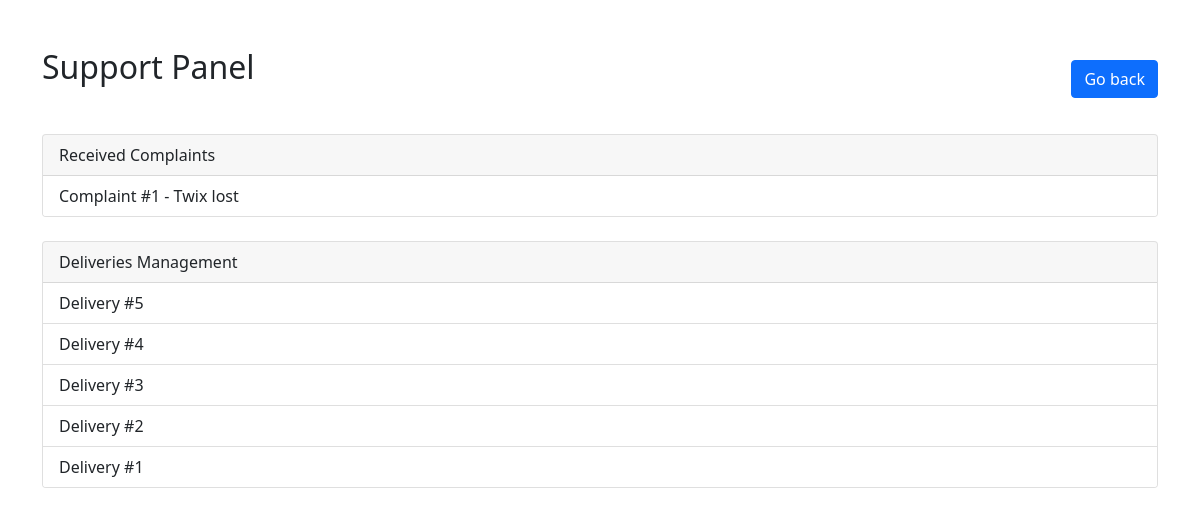
/support_dashboard/ (signed in), run on an earlier commit of the app's database.
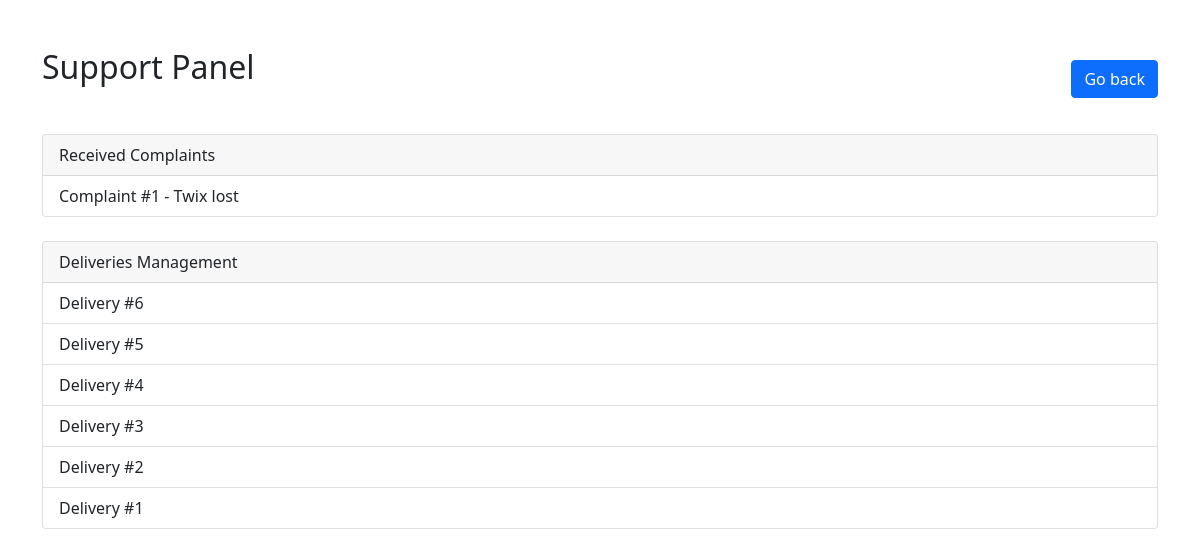
And on a later commit of the database.
### shop/models.py (models this page shows, shortened)
class Complaint(models.Model):
    title = CharField(max_length=255)
    description = TextField(null=False, blank=False)
    attachment = FileField(upload_to='complaints/', null=True, blank=True)
    submission_date = DateTimeField(auto_now_add=True)
    resolution_date = DateTimeField(null=True, blank=True)
    resolution = TextField(null=True, blank=True)
    complaint_type = ForeignKey(ComplaintType, on_delete=models.CASCADE)
    client = ForeignKey(Client, on_delete=models.CASCADE)
    worker = ForeignKey(Worker, on_delete=models.CASCADE, null=True, blank=True)
    order = ForeignKey(Order, on_delete=models.CASCADE, null=True, blank=True)
    def get_absolute_url(self):  # used in templates to generate redirect url which will be handled in views
        return reverse('complaint', kwargs={'c_id': self.pk})

class Delivery(models.Model):
    planned_time = DateTimeField()
    arrived_time = DateTimeField(null=True, blank=True)
    order = OneToOneField(Order, on_delete=models.CASCADE, related_name='delivery')
    deliverer = ForeignKey(Worker, null=True, blank=True, on_delete=models.CASCADE, related_name='deliveries')
    address = ForeignKey(Address, on_delete=models.CASCADE)
    delivery_leave_place = ForeignKey(DeliveryLeavePlace, on_delete=models.CASCADE)
    delivery_stage = ForeignKey(DeliveryStage, on_delete=models.CASCADE, default=1)
    def get_absolute_url(self):  # used in templates to generate redirect url which will be handled in views
        return reverse('delivery', kwargs={'d_id': self.pk})

### shop/views/workers.py (the view)
# urls.py: path('support_dashboard/', workers.support_dashboard, name='support_dashboard'),
@user_passes_test(is_support_worker)
def support_dashboard(request):
    context = {
        'complaints': Complaint.objects.all().order_by('-pk'),
        'deliveries': Delivery.objects.all().order_by('-pk'),
    }
    return render(request, 'shop/workers/support_dashboard.html', context)

### shop/views/workers.py (called while the page is built)
def is_support_worker(user):
    if not user.is_authenticated:
       return False # redirects to login
    if not hasattr(user, 'worker_profile'):
        raise PermissionDenied("You are not a registered worker.") # raises 403
    if user.worker_profile.role.name != 'Support':
        raise PermissionDenied("You do not have the 'Support' role.") # raises 403
    return True # allows

### shop/templates/shop/workers/support_dashboard.html
{% extends 'base.html' %}
{% block content %}
    <div class="container mt-5">
        <div class="d-flex justify-content-between align-items-center mb-4">
            <h2 class="text-center mb-4">Support Panel</h2>
            <a href="{% url 'home' %}" class="btn btn-primary">
                Go back
            </a>
        </div>
        <div class="card mb-4">
            <div class="card-header">
                Received Complaints
            </div>
            <div class="list-group list-group-flush">
                {% for c in complaints %}
                    <a href="{{ c.get_absolute_url }}" class="list-group-item list-group-item-action">
                        Complaint #{{ c.pk }} - {{ c.title }}
                    </a>
                {% endfor %}
            </div>
        </div>
        <div class="card">
            <div class="card-header">
                Deliveries Management
            </div>
            <div class="list-group list-group-flush">
                {% for d in deliveries %}
                    <a href="{{ d.get_absolute_url }}" class="list-group-item list-group-item-action">
                        Delivery #{{ d.pk }}
                    </a>
                {% endfor %}
            </div>
        </div>
    </div>
{% endblock %}

What changed in the data, as far as the page shows it:
added Delivery: pk "6"
